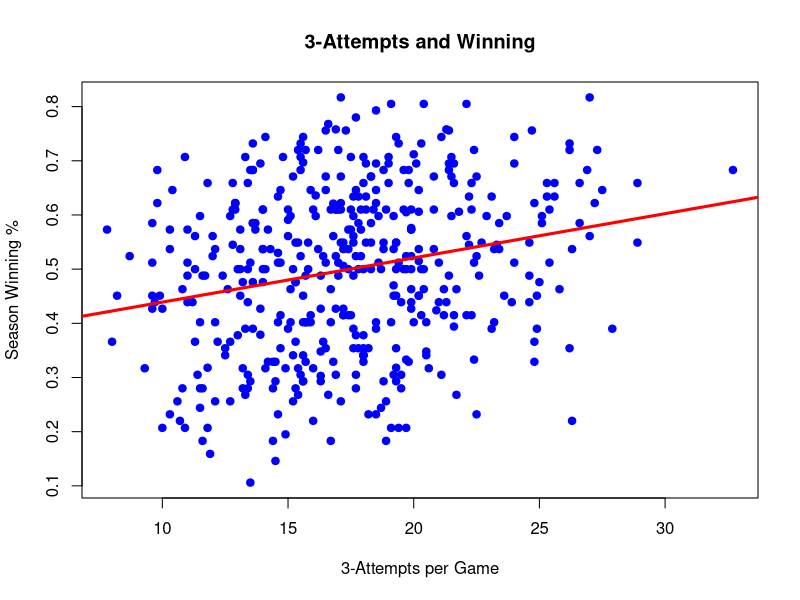

Generate this figure with R: (Note: this script raises an error after producing the figure.)

setwd("~/Desktop/Dropbox/personal/nba/3ptCausation/data")
data = read.csv("teamStats.data")

#cor.test(data$FG3A,data$WPCT)
print("this works")

line <- lm(data$WPCT ~ data$FG3A)
print(summary(line))
plot(data$FG3A,data$WPCT,main='3-Attempts and Winning',xlab='3-Attempts per Game',ylab='Season Winning %',pch=19,col='blue')
abline(line,col='red',lwd=3)

lineAll <- lm(data$WPCT ~ data$FG3A+data$FG2PCT+data$FTM+data$OREB+data$DREB+data$AST+data$TOV+data$STL+data$BLK+data$BLKA+data$PF)
print(summary(lineAll))

forPairs = data[,c("WPCT","FG3A","FGPCT","PTS")]
pairs(forPairs)


